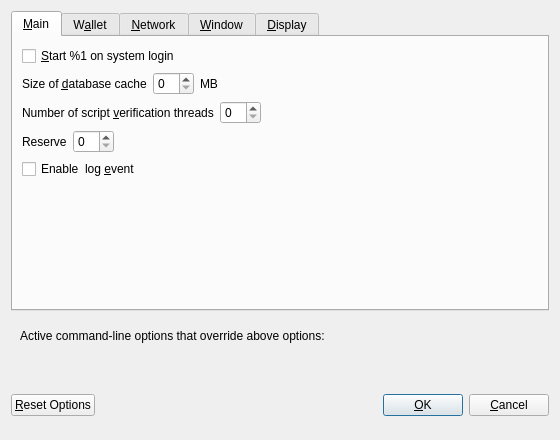
<?xml version="1.0" encoding="UTF-8"?>
<ui version="4.0">
 <class>OptionsDialog</class>
 <widget class="QDialog" name="OptionsDialog">
  <property name="geometry">
   <rect>
    <x>0</x>
    <y>0</y>
    <width>560</width>
    <height>440</height>
   </rect>
  </property>
  <property name="windowTitle">
   <string>Options</string>
  </property>
  <property name="modal">
   <bool>true</bool>
  </property>
  <layout class="QVBoxLayout" name="verticalLayout">
   <item>
    <widget class="QTabWidget" name="tabWidget">
     <property name="currentIndex">
      <number>0</number>
     </property>
     <widget class="QWidget" name="tabMain">
      <attribute name="title">
       <string>&amp;Main</string>
      </attribute>
      <layout class="QVBoxLayout" name="verticalLayout_Main">
       <item>
        <widget class="QCheckBox" name="bitcoinAtStartup">
         <property name="toolTip">
          <string>Automatically start %1 after logging in to the system.</string>
         </property>
         <property name="text">
          <string>&amp;Start %1 on system login</string>
         </property>
        </widget>
       </item>
       <item>
        <layout class="QHBoxLayout" name="horizontalLayout_2_Main">
         <item>
          <widget class="QLabel" name="databaseCacheLabel">
           <property name="text">
            <string>Size of &amp;database cache</string>
           </property>
           <property name="textFormat">
            <enum>Qt::PlainText</enum>
           </property>
           <property name="buddy">
            <cstring>databaseCache</cstring>
           </property>
          </widget>
         </item>
         <item>
          <widget class="QSpinBox" name="databaseCache"/>
         </item>
         <item>
          <widget class="QLabel" name="databaseCacheUnitLabel">
           <property name="text">
            <string>MB</string>
           </property>
           <property name="textFormat">
            <enum>Qt::PlainText</enum>
           </property>
          </widget>
         </item>
         <item>
          <spacer name="horizontalSpacer_2_Main">
           <property name="orientation">
            <enum>Qt::Horizontal</enum>
           </property>
           <property name="sizeHint" stdset="0">
            <size>
             <width>40</width>
             <height>20</height>
            </size>
           </property>
          </spacer>
         </item>
        </layout>
       </item>
       <item>
        <layout class="QHBoxLayout" name="horizontalLayout_3_Main">
         <item>
          <widget class="QLabel" name="threadsScriptVerifLabel">
           <property name="text">
            <string>Number of script &amp;verification threads</string>
           </property>
           <property name="textFormat">
            <enum>Qt::PlainText</enum>
           </property>
           <property name="buddy">
            <cstring>threadsScriptVerif</cstring>
           </property>
          </widget>
         </item>
         <item>
          <widget class="QSpinBox" name="threadsScriptVerif">
           <property name="toolTip">
            <string>(0 = auto, &lt;0 = leave that many cores free)</string>
           </property>
          </widget>
         </item>
         <item>
          <spacer name="horizontalSpacer_3_Main">
           <property name="orientation">
            <enum>Qt::Horizontal</enum>
           </property>
           <property name="sizeHint" stdset="0">
            <size>
             <width>40</width>
             <height>20</height>
            </size>
           </property>
          </spacer>
         </item>
        </layout>
       </item>
       <item>
        <layout class="QHBoxLayout" name="horizontalLayoutReserveBalance">
         <item>
          <widget class="QLabel" name="reserveBalanceLabel">
           <property name="text">
            <string>Reserve</string>
           </property>
           <property name="textFormat">
            <enum>Qt::PlainText</enum>
           </property>
           <property name="buddy">
            <cstring>reserveBalance</cstring>
           </property>
          </widget>
         </item>
         <item>
          <widget class="BitcoinAmountField" name="reserveBalance"/>
         </item>
         <item>
          <spacer name="horizontalSpacerReserveBalance">
           <property name="orientation">
            <enum>Qt::Horizontal</enum>
           </property>
           <property name="sizeHint" stdset="0">
            <size>
             <width>40</width>
             <height>20</height>
            </size>
           </property>
          </spacer>
         </item>
        </layout>
       </item>
       <item>
        <widget class="QCheckBox" name="logEvents">
         <property name="text">
          <string>Enable  log &amp;event</string>
         </property>
        </widget>
       </item>
       <item>
        <spacer name="verticalSpacer_Main">
         <property name="orientation">
          <enum>Qt::Vertical</enum>
         </property>
         <property name="sizeHint" stdset="0">
          <size>
           <width>20</width>
           <height>40</height>
          </size>
         </property>
        </spacer>
       </item>
      </layout>
     </widget>
     <widget class="QWidget" name="tabWallet">
      <attribute name="title">
       <string>W&amp;allet</string>
      </attribute>
      <layout class="QVBoxLayout" name="verticalLayout_Wallet">
       <item>
        <widget class="QGroupBox" name="groupBox">
         <property name="title">
          <string>Expert</string>
         </property>
         <layout class="QVBoxLayout" name="verticalLayout_2">
          <item>
           <widget class="QCheckBox" name="coinControlFeatures">
            <property name="toolTip">
             <string>Whether to show coin control features or not.</string>
            </property>
            <property name="text">
             <string>Enable coin &amp;control features</string>
            </property>
           </widget>
          </item>
          <item>
           <widget class="QCheckBox" name="spendZeroConfChange">
            <property name="toolTip">
             <string>If you disable the spending of unconfirmed change, the change from a transaction cannot be used until that transaction has at least one confirmation. This also affects how your balance is computed.</string>
            </property>
            <property name="text">
             <string>&amp;Spend unconfirmed change</string>
            </property>
           </widget>
          </item>
         </layout>
        </widget>
       </item>
       <item>
        <spacer name="verticalSpacer_Wallet">
         <property name="orientation">
          <enum>Qt::Vertical</enum>
         </property>
         <property name="sizeHint" stdset="0">
          <size>
           <width>20</width>
           <height>40</height>
          </size>
         </property>
        </spacer>
       </item>
      </layout>
     </widget>
     <widget class="QWidget" name="tabNetwork">
      <attribute name="title">
       <string>&amp;Network</string>
      </attribute>
      <layout class="QVBoxLayout" name="verticalLayout_Network">
       <item>
        <widget class="QCheckBox" name="mapPortUpnp">
         <property name="toolTip">
          <string>Automatically open the HTMLCOIN client port on the router. This only works when your router supports UPnP and it is enabled.</string>
         </property>
         <property name="text">
          <string>Map port using &amp;UPnP</string>
         </property>
        </widget>
       </item>
       <item>
        <widget class="QCheckBox" name="allowIncoming">
         <property name="toolTip">
          <string>Accept connections from outside</string>
         </property>
         <property name="text">
          <string>Allow incoming connections</string>
         </property>
        </widget>
       </item>
       <item>
        <widget class="QCheckBox" name="connectSocks">
         <property name="toolTip">
          <string>Connect to the HTMLCOIN network through a SOCKS5 proxy.</string>
         </property>
         <property name="text">
          <string>&amp;Connect through SOCKS5 proxy (default proxy):</string>
         </property>
        </widget>
       </item>
       <item>
        <layout class="QHBoxLayout" name="horizontalLayout_1_Network">
         <item>
          <widget class="QLabel" name="proxyIpLabel">
           <property name="text">
            <string>Proxy &amp;IP:</string>
           </property>
           <property name="textFormat">
            <enum>Qt::PlainText</enum>
           </property>
           <property name="buddy">
            <cstring>proxyIp</cstring>
           </property>
          </widget>
         </item>
         <item>
          <widget class="QValidatedLineEdit" name="proxyIp">
           <property name="minimumSize">
            <size>
             <width>140</width>
             <height>0</height>
            </size>
           </property>
           <property name="maximumSize">
            <size>
             <width>140</width>
             <height>16777215</height>
            </size>
           </property>
           <property name="toolTip">
            <string>IP address of the proxy (e.g. IPv4: 127.0.0.1 / IPv6: ::1)</string>
           </property>
          </widget>
         </item>
         <item>
          <widget class="QLabel" name="proxyPortLabel">
           <property name="text">
            <string>&amp;Port:</string>
           </property>
           <property name="textFormat">
            <enum>Qt::PlainText</enum>
           </property>
           <property name="buddy">
            <cstring>proxyPort</cstring>
           </property>
          </widget>
         </item>
         <item>
          <widget class="QLineEdit" name="proxyPort">
           <property name="minimumSize">
            <size>
             <width>55</width>
             <height>0</height>
            </size>
           </property>
           <property name="maximumSize">
            <size>
             <width>55</width>
             <height>16777215</height>
            </size>
           </property>
           <property name="toolTip">
            <string>Port of the proxy (e.g. 9050)</string>
           </property>
          </widget>
         </item>
         <item>
          <spacer name="horizontalSpacer_1_Network">
           <property name="orientation">
            <enum>Qt::Horizontal</enum>
           </property>
           <property name="sizeHint" stdset="0">
            <size>
             <width>40</width>
             <height>20</height>
            </size>
           </property>
          </spacer>
         </item>
        </layout>
       </item>
       <item>
        <layout class="QHBoxLayout" name="horizontalLayout_2_Network">
         <item>
          <widget class="QLabel" name="proxyActiveNets">
           <property name="text">
            <string>Used for reaching peers via:</string>
           </property>
           <property name="textFormat">
            <enum>Qt::PlainText</enum>
           </property>
          </widget>
         </item>
         <item>
          <widget class="QCheckBox" name="proxyReachIPv4">
           <property name="enabled">
            <bool>false</bool>
           </property>
           <property name="toolTip">
            <string>Shows, if the supplied default SOCKS5 proxy is used to reach peers via this network type.</string>
           </property>
           <property name="text">
            <string/>
           </property>
          </widget>
         </item>
         <item>
          <widget class="QLabel" name="proxyReachIPv4Label">
           <property name="text">
            <string>IPv4</string>
           </property>
           <property name="textFormat">
            <enum>Qt::PlainText</enum>
           </property>
          </widget>
         </item>
         <item>
          <widget class="QCheckBox" name="proxyReachIPv6">
           <property name="enabled">
            <bool>false</bool>
           </property>
           <property name="toolTip">
            <string>Shows, if the supplied default SOCKS5 proxy is used to reach peers via this network type.</string>
           </property>
           <property name="text">
            <string/>
           </property>
          </widget>
         </item>
         <item>
          <widget class="QLabel" name="proxyReachIPv6Label">
           <property name="text">
            <string>IPv6</string>
           </property>
           <property name="textFormat">
            <enum>Qt::PlainText</enum>
           </property>
          </widget>
         </item>
         <item>
          <widget class="QCheckBox" name="proxyReachTor">
           <property name="enabled">
            <bool>false</bool>
           </property>
           <property name="toolTip">
            <string>Shows, if the supplied default SOCKS5 proxy is used to reach peers via this network type.</string>
           </property>
           <property name="text">
            <string/>
           </property>
          </widget>
         </item>
         <item>
          <widget class="QLabel" name="proxyReachTorLabel">
           <property name="text">
            <string>Tor</string>
           </property>
           <property name="textFormat">
            <enum>Qt::PlainText</enum>
           </property>
          </widget>
         </item>
         <item>
          <spacer name="horizontalSpacer_2_Network">
           <property name="orientation">
            <enum>Qt::Horizontal</enum>
           </property>
           <property name="sizeHint" stdset="0">
            <size>
             <width>40</width>
             <height>20</height>
            </size>
           </property>
          </spacer>
         </item>
        </layout>
       </item>
       <item>
        <widget class="QCheckBox" name="connectSocksTor">
         <property name="toolTip">
          <string>Connect to the HTMLCOIN network through a separate SOCKS5 proxy for Tor hidden services.</string>
         </property>
         <property name="text">
          <string>Use separate SOCKS5 proxy to reach peers via Tor hidden services:</string>
         </property>
        </widget>
       </item>
       <item>
        <layout class="QHBoxLayout" name="horizontalLayout_3_Network">
         <item>
          <widget class="QLabel" name="proxyIpTorLabel">
           <property name="text">
            <string>Proxy &amp;IP:</string>
           </property>
           <property name="textFormat">
            <enum>Qt::PlainText</enum>
           </property>
           <property name="buddy">
            <cstring>proxyIpTor</cstring>
           </property>
          </widget>
         </item>
         <item>
          <widget class="QValidatedLineEdit" name="proxyIpTor">
           <property name="minimumSize">
            <size>
             <width>140</width>
             <height>0</height>
            </size>
           </property>
           <property name="maximumSize">
            <size>
             <width>140</width>
             <height>16777215</height>
            </size>
           </property>
           <property name="toolTip">
            <string>IP address of the proxy (e.g. IPv4: 127.0.0.1 / IPv6: ::1)</string>
           </property>
          </widget>
         </item>
         <item>
          <widget class="QLabel" name="proxyPortTorLabel">
           <property name="text">
            <string>&amp;Port:</string>
           </property>
           <property name="textFormat">
            <enum>Qt::PlainText</enum>
           </property>
           <property name="buddy">
            <cstring>proxyPortTor</cstring>
           </property>
          </widget>
         </item>
         <item>
          <widget class="QLineEdit" name="proxyPortTor">
           <property name="minimumSize">
            <size>
             <width>55</width>
             <height>0</height>
            </size>
           </property>
           <property name="maximumSize">
            <size>
             <width>55</width>
             <height>16777215</height>
            </size>
           </property>
           <property name="toolTip">
            <string>Port of the proxy (e.g. 9050)</string>
           </property>
          </widget>
         </item>
         <item>
          <spacer name="horizontalSpacer_4_Network">
           <property name="orientation">
            <enum>Qt::Horizontal</enum>
           </property>
           <property name="sizeHint" stdset="0">
            <size>
             <width>40</width>
             <height>20</height>
            </size>
           </property>
          </spacer>
         </item>
        </layout>
       </item>
       <item>
        <spacer name="verticalSpacer_Network">
         <property name="orientation">
          <enum>Qt::Vertical</enum>
         </property>
         <property name="sizeHint" stdset="0">
          <size>
           <width>20</width>
           <height>40</height>
          </size>
         </property>
        </spacer>
       </item>
      </layout>
     </widget>
     <widget class="QWidget" name="tabWindow">
      <attribute name="title">
       <string>&amp;Window</string>
      </attribute>
      <layout class="QVBoxLayout" name="verticalLayout_Window">
       <item>
        <widget class="QCheckBox" name="hideTrayIcon">
         <property name="toolTip">
          <string>&amp;Hide the icon from the system tray.</string>
         </property>
         <property name="text">
          <string>Hide tray icon</string>
         </property>
        </widget>
       </item>
       <item>
        <widget class="QCheckBox" name="minimizeToTray">
         <property name="toolTip">
          <string>Show only a tray icon after minimizing the window.</string>
         </property>
         <property name="text">
          <string>&amp;Minimize to the tray instead of the taskbar</string>
         </property>
        </widget>
       </item>
       <item>
        <widget class="QCheckBox" name="minimizeOnClose">
         <property name="toolTip">
          <string>Minimize instead of exit the application when the window is closed. When this option is enabled, the application will be closed only after selecting Exit in the menu.</string>
         </property>
         <property name="text">
          <string>M&amp;inimize on close</string>
         </property>
        </widget>
       </item>
       <item>
        <spacer name="verticalSpacer_Window">
         <property name="orientation">
          <enum>Qt::Vertical</enum>
         </property>
         <property name="sizeHint" stdset="0">
          <size>
           <width>20</width>
           <height>40</height>
          </size>
         </property>
        </spacer>
       </item>
      </layout>
     </widget>
     <widget class="QWidget" name="tabDisplay">
      <attribute name="title">
       <string>&amp;Display</string>
      </attribute>
      <layout class="QVBoxLayout" name="verticalLayout_Display">
       <item>
        <layout class="QHBoxLayout" name="horizontalLayout_1_Display">
         <item>
          <widget class="QLabel" name="langLabel">
           <property name="text">
            <string>User Interface &amp;language:</string>
           </property>
           <property name="textFormat">
            <enum>Qt::PlainText</enum>
           </property>
           <property name="buddy">
            <cstring>lang</cstring>
           </property>
          </widget>
         </item>
         <item>
          <widget class="QValueComboBox" name="lang">
           <property name="toolTip">
            <string>The user interface language can be set here. This setting will take effect after restarting %1.</string>
           </property>
          </widget>
         </item>
        </layout>
       </item>
       <item>
        <layout class="QHBoxLayout" name="horizontalLayout_2_Display">
         <item>
          <widget class="QLabel" name="unitLabel">
           <property name="text">
            <string>&amp;Unit to show amounts in:</string>
           </property>
           <property name="textFormat">
            <enum>Qt::PlainText</enum>
           </property>
           <property name="buddy">
            <cstring>unit</cstring>
           </property>
          </widget>
         </item>
         <item>
          <widget class="QValueComboBox" name="unit">
           <property name="toolTip">
            <string>Choose the default subdivision unit to show in the interface and when sending coins.</string>
           </property>
          </widget>
         </item>
        </layout>
       </item>
       <item>
        <layout class="QHBoxLayout" name="horizontalLayout_3_Display">
         <item>
          <widget class="QLabel" name="thirdPartyTxUrlsLabel">
           <property name="toolTip">
            <string>Third party URLs (e.g. a block explorer) that appear in the transactions tab as context menu items. %s in the URL is replaced by transaction hash. Multiple URLs are separated by vertical bar |.</string>
           </property>
           <property name="text">
            <string>Third party transaction URLs</string>
           </property>
           <property name="buddy">
            <cstring>thirdPartyTxUrls</cstring>
           </property>
          </widget>
         </item>
         <item>
          <widget class="QLineEdit" name="thirdPartyTxUrls">
           <property name="toolTip">
            <string>Third party URLs (e.g. a block explorer) that appear in the transactions tab as context menu items. %s in the URL is replaced by transaction hash. Multiple URLs are separated by vertical bar |.</string>
           </property>
          </widget>
         </item>
        </layout>
       </item>
       <item>
        <spacer name="verticalSpacer_Display">
         <property name="orientation">
          <enum>Qt::Vertical</enum>
         </property>
         <property name="sizeHint" stdset="0">
          <size>
           <width>20</width>
           <height>40</height>
          </size>
         </property>
        </spacer>
       </item>
      </layout>
     </widget>
    </widget>
   </item>
   <item>
    <widget class="QFrame" name="frame">
     <layout class="QVBoxLayout" name="verticalLayout_Bottom">
      <item>
       <layout class="QHBoxLayout" name="horizontalLayout_Bottom">
        <item>
         <widget class="QLabel" name="overriddenByCommandLineInfoLabel">
          <property name="text">
           <string>Active command-line options that override above options:</string>
          </property>
          <property name="textFormat">
           <enum>Qt::PlainText</enum>
          </property>
         </widget>
        </item>
        <item>
         <spacer name="horizontalSpacer_Bottom">
          <property name="orientation">
           <enum>Qt::Horizontal</enum>
          </property>
          <property name="sizeHint" stdset="0">
           <size>
            <width>40</width>
            <height>20</height>
           </size>
          </property>
         </spacer>
        </item>
       </layout>
      </item>
      <item>
       <widget class="QLabel" name="overriddenByCommandLineLabel">
        <property name="text">
         <string/>
        </property>
        <property name="textFormat">
         <enum>Qt::PlainText</enum>
        </property>
        <property name="wordWrap">
         <bool>true</bool>
        </property>
       </widget>
      </item>
     </layout>
    </widget>
   </item>
   <item>
    <layout class="QHBoxLayout" name="horizontalLayout_Buttons">
     <item>
      <widget class="QPushButton" name="resetButton">
       <property name="toolTip">
        <string>Reset all client options to default.</string>
       </property>
       <property name="text">
        <string>&amp;Reset Options</string>
       </property>
       <property name="autoDefault">
        <bool>false</bool>
       </property>
      </widget>
     </item>
     <item>
      <spacer name="horizontalSpacer_1">
       <property name="orientation">
        <enum>Qt::Horizontal</enum>
       </property>
       <property name="sizeHint" stdset="0">
        <size>
         <width>40</width>
         <height>48</height>
        </size>
       </property>
      </spacer>
     </item>
     <item>
      <widget class="QLabel" name="statusLabel">
       <property name="minimumSize">
        <size>
         <width>200</width>
         <height>0</height>
        </size>
       </property>
       <property name="font">
        <font>
         <weight>75</weight>
         <bold>true</bold>
        </font>
       </property>
       <property name="text">
        <string/>
       </property>
       <property name="textFormat">
        <enum>Qt::PlainText</enum>
       </property>
       <property name="wordWrap">
        <bool>true</bool>
       </property>
      </widget>
     </item>
     <item>
      <spacer name="horizontalSpacer_2">
       <property name="orientation">
        <enum>Qt::Horizontal</enum>
       </property>
       <property name="sizeHint" stdset="0">
        <size>
         <width>40</width>
         <height>48</height>
        </size>
       </property>
      </spacer>
     </item>
     <item>
      <widget class="QPushButton" name="okButton">
       <property name="text">
        <string>&amp;OK</string>
       </property>
       <property name="autoDefault">
        <bool>false</bool>
       </property>
       <property name="default">
        <bool>true</bool>
       </property>
      </widget>
     </item>
     <item>
      <widget class="QPushButton" name="cancelButton">
       <property name="text">
        <string>&amp;Cancel</string>
       </property>
       <property name="autoDefault">
        <bool>false</bool>
       </property>
      </widget>
     </item>
    </layout>
   </item>
  </layout>
 </widget>
 <customwidgets>
  <customwidget>
   <class>BitcoinAmountField</class>
   <extends>QSpinBox</extends>
   <header>bitcoinamountfield.h</header>
  </customwidget>
  <customwidget>
   <class>QValidatedLineEdit</class>
   <extends>QLineEdit</extends>
   <header>qvalidatedlineedit.h</header>
  </customwidget>
  <customwidget>
   <class>QValueComboBox</class>
   <extends>QComboBox</extends>
   <header>qvaluecombobox.h</header>
  </customwidget>
 </customwidgets>
 <resources/>
 <connections/>
</ui>
